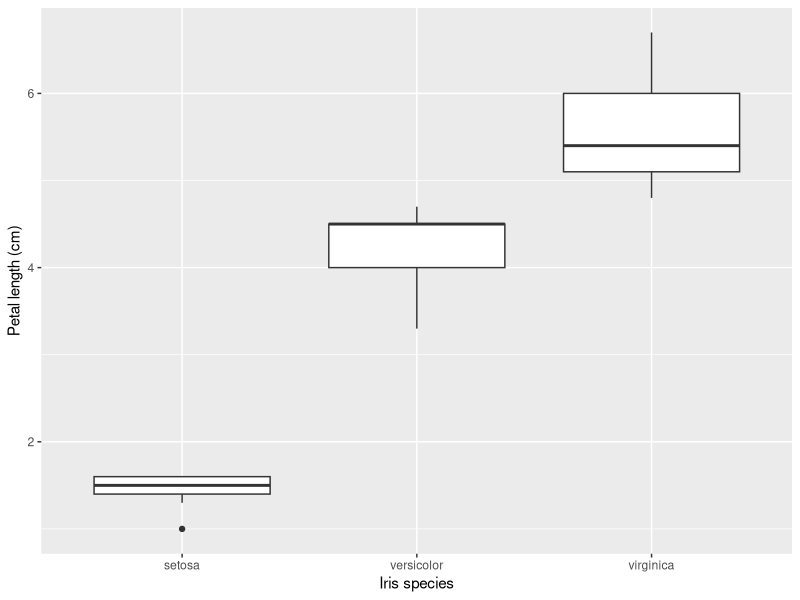
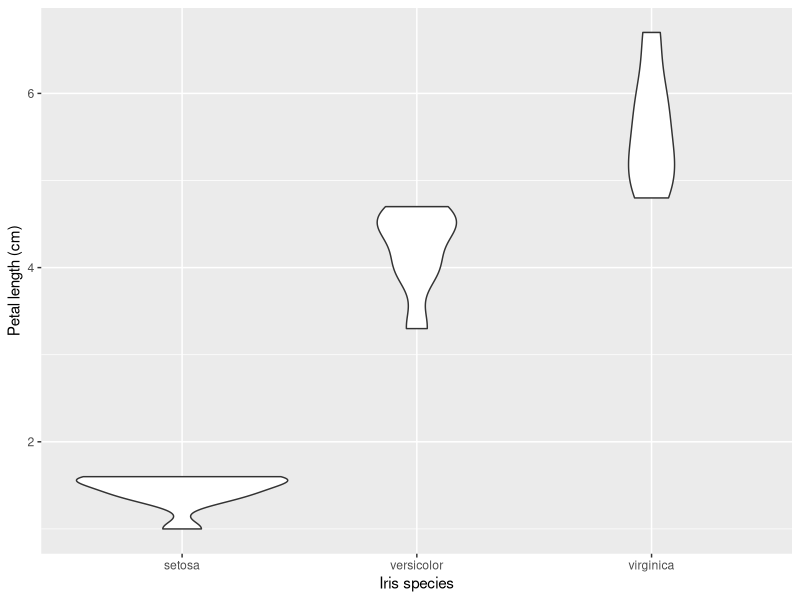
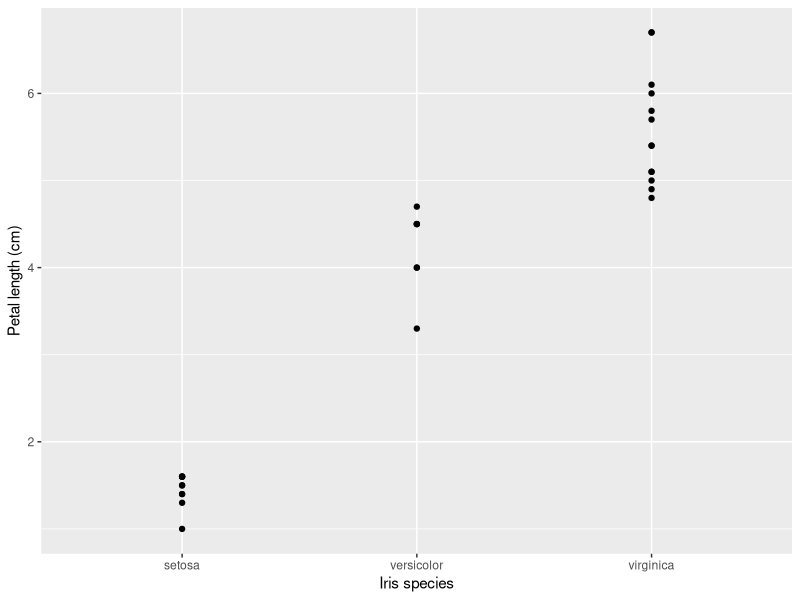
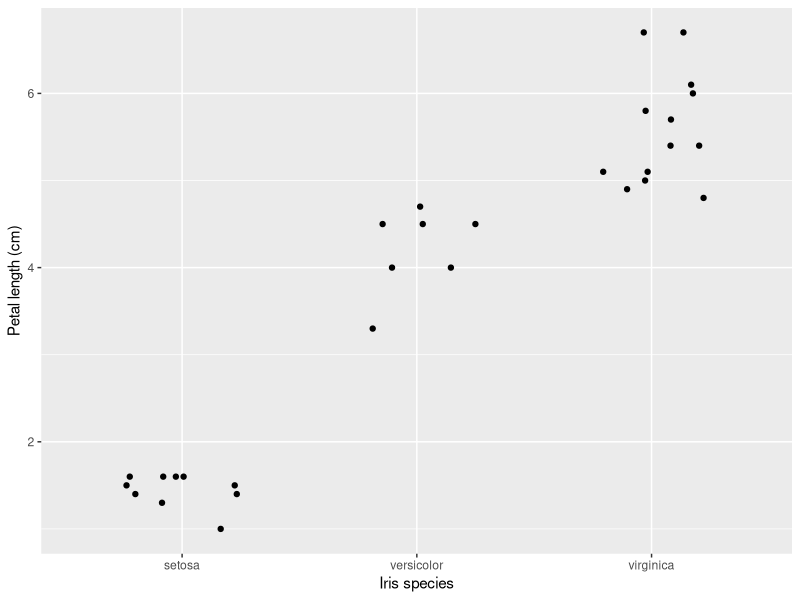
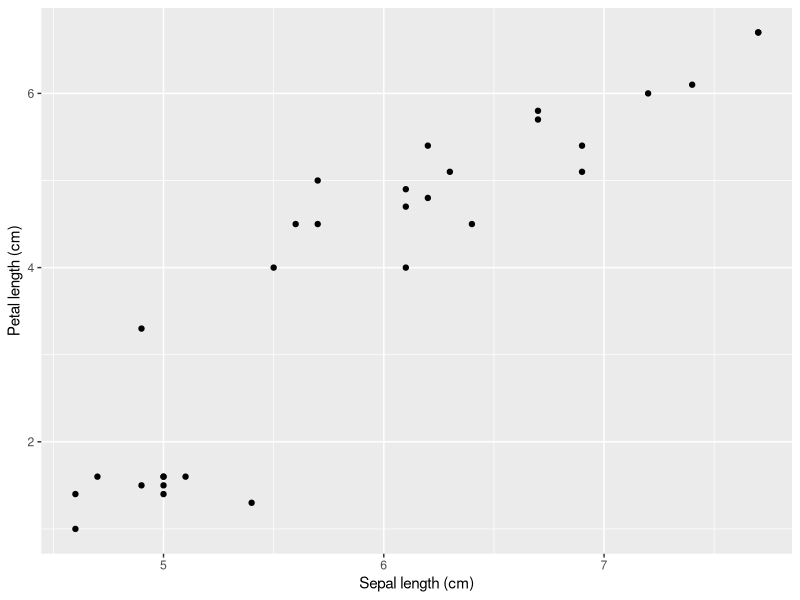

Recreate these plots in R, in order.
## ---- chunk 1
class_size <- c(10, 14, 37, 23, 42, 300, 55, 9, 278, 7)
mean(class_size)
round(mean(class_size), digits = 0)
## ---- chunk 2
median(class_size) #median
max(class_size) #maximum
min(class_size) #minimum
max(class_size) - min(class_size) #range
## ---- chunk 3
var(class_size) #variance
sd(class_size) #standard deviation
sd(class_size)^2 #also variance (I promise)
## ---- chunk 4
firefly <- read.csv("firefly_weight.csv")
head(firefly)
## ---- chunk 5
firefly <- na.omit(firefly)
head(firefly)
## ---- chunk 6
library(ggplot2)
firefly_plot <- ggplot(### <b>
data = firefly,
### </b>
                       aes(x = sex, y = weight))
## ---- chunk 7
firefly_plot <- ggplot(firefly, aes(x = sex, y = weight))
## ---- chunk 8
library(dplyr)
summarize(firefly, mean_weight = mean(weight))
## ---- chunk 9
summarize(firefly,
          mean = mean(weight),
          median = median(weight),
          range = max(weight) - min(weight),
          variance = var(weight),
          sd = sd(weight))
## ---- chunk 10
firefly_sex <- group_by(firefly, sex)

summarize(firefly_sex,
          mean = mean(weight),
          median = median(weight),
          range = max(weight) - min(weight),
          variance = var(weight),
          sd = sd(weight))
## ---- chunk 11
firefly %>%
  group_by(sex) %>%
  summarize(mean_weight = mean(weight))
## ---- chunk 12
firefly %>%
  group_by(sex) %>%
  summarize(mean_weight = mean(weight))
## ---- chunk 13
class_size
sample(class_size, size = 3, replace = F)
sample(class_size, 3, F)
## ---- chunk 14
head(firefly)
sample_n(firefly, size = 3, replace = F)
sample_n(firefly, 3, F)
## ---- chunk 15
iris_sample <- iris %>% 
  sample_n(30, F)

iris_summary <- iris_sample %>% 
  group_by(Species) %>% 
  summarize(petal_length = mean(Petal.Length),
            sd_length = sd(Petal.Length))

iris_summary
## ---- chunk 16
ggplot(iris_sample, aes(x = Species, y = Petal.Length)) + 
### <b>
  geom_boxplot() +
### </b>
  labs(x = "Iris species", y = "Petal length (cm)")
## ---- chunk 17
ggplot(iris_sample, aes(x = Species, y = Petal.Length)) + 
### <b>
  geom_violin() +
### </b>
  labs(x = "Iris species", y = "Petal length (cm)")
## ---- chunk 18
ggplot(iris_sample, aes(x = Species, y = Petal.Length)) + 
### <b>
  geom_point() +
### </b>
  labs(x = "Iris species", y = "Petal length (cm)")
## ---- chunk 19
ggplot(iris_sample, aes(x = Species, y = Petal.Length)) + 
### <b>
  geom_jitter(width = 0.25, height = 0) +
### </b>
  labs(x = "Iris species", y = "Petal length (cm)")
## ---- chunk 20
ggplot(iris_sample, aes(x = Sepal.Length, y = Petal.Length)) + 
### <b>
  geom_point() +
### </b>
  labs(x = "Sepal length (cm)", y = "Petal length (cm)")
